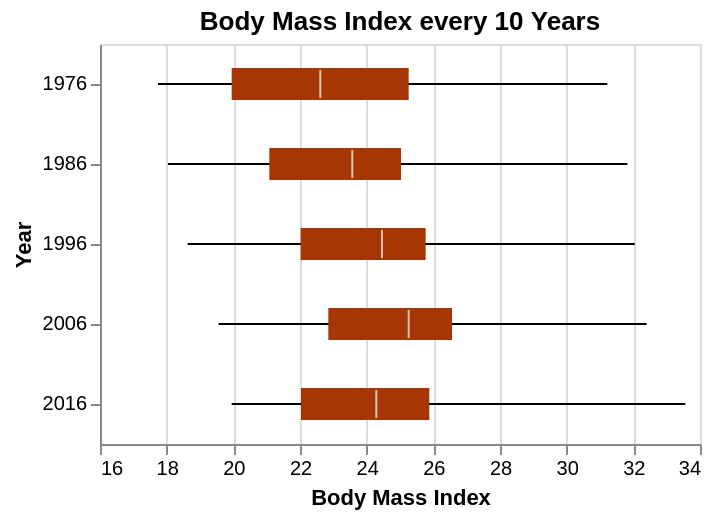

Describe this chart as a Vega-Lite specification.
### Vega-Lite specification from a JSON file in a GitHub repository (floating-point values rounded to 4 significant figures)
{"$schema": "https://vega.github.io/schema/vega-lite/v5.json", "title": "Body Mass Index every 10 Years", "width": 300, "height": 200, "data": {"values": [{"Year": "2016", "lower": 19.95, "q1": 22.03, "median": 24.29, "q3": 25.88, "upper": 33.56, "outliers": []}, {"Year": "2006", "lower": 19.56, "q1": 22.85, "median": 25.26, "q3": 26.56, "upper": 32.4, "outliers": []}, {"Year": "1996", "lower": 18.63, "q1": 22.02, "median": 24.46, "q3": 25.77, "upper": 32.04, "outliers": []}, {"Year": "1976", "lower": 17.74, "q1": 19.95, "median": 22.61, "q3": 25.26, "upper": 31.22, "outliers": []}, {"Year": "1986", "lower": 18.04, "q1": 21.08, "median": 23.57, "q3": 25.03, "upper": 31.82, "outliers": []}]}, "encoding": {"y": {"field": "Year", "type": "nominal", "title": "Year", "axis": {"grid": false}}}, "layer": [{"mark": {"type": "rule"}, "encoding": {"x": {"field": "lower", "type": "quantitative", "scale": {"zero": false}, "title": "Body Mass Index"}, "x2": {"field": "upper"}}}, {"mark": {"type": "bar", "size": 16, "color": "#a63603"}, "encoding": {"x": {"field": "q1", "type": "quantitative"}, "x2": {"field": "q3"}, "tooltip": [{"field": "q1", "type": "quantitative", "title": "1st quartile"}, {"field": "q3", "type": "quantitative", "title": "3rd quartile"}]}}, {"mark": {"type": "tick", "color": "white", "size": 14}, "encoding": {"x": {"field": "median", "type": "quantitative"}, "tooltip": {"field": "median", "type": "quantitative", "title": "median"}}}, {"transform": [{"flatten": ["outliers"]}], "mark": {"type": "point", "style": "boxplot-outliers"}, "encoding": {"x": {"field": "outliers", "type": "quantitative"}}}], "config": {}}
